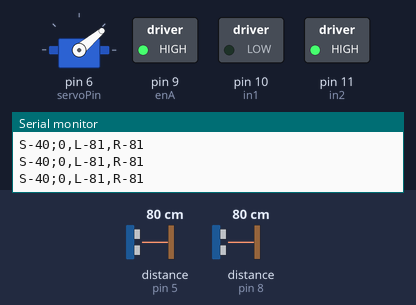
A sketch run on a simulated Arduino Uno, built with avr-gcc and run on an emulated ATmega328P. Shown: servo, switched loads named in the sketch (green lamp = pin HIGH), the last lines printed to the serial monitor. The test bench sets the inputs (shaded band); at power-on: distance to the obstacle (sensors on pin 5, pin 8) 80 cm. The echo pulse lasts 58.3 µs per cm.

Above: at 1.2 s.
1.3 s: distance to the obstacle (sensor on pin 5) set to 18 cm
At 2.6 s:
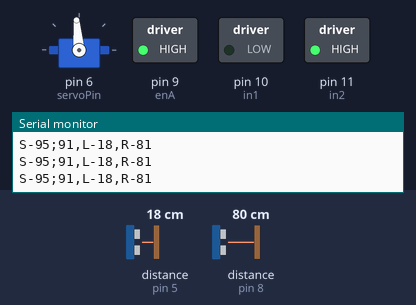
2.9 s: distance to the obstacle (sensor on pin 5) set to 2 cm
At 3.2 s:
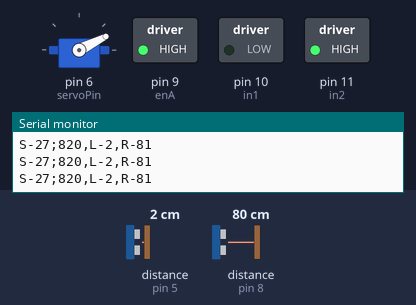
4.4 s: distance to the obstacle (sensor on pin 5) set to 4 cm
At 5.7 s:
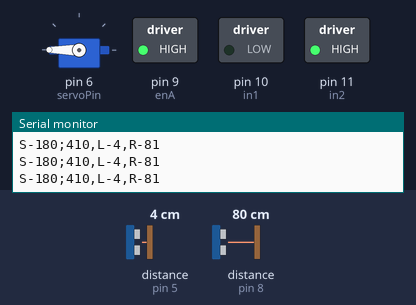
Timing chart, 0 to 7.4 s (numbered marks = the images above; inputs shaded):
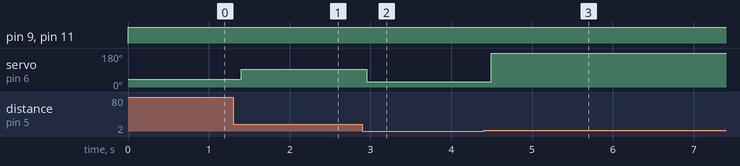

Measured:
- after the input at 1.3 s, servo on pin 6 (servoPin): 40° → 95° after 0.10 s
- after the input at 2.9 s, servo on pin 6 (servoPin): 95° → 27° after 0.06 s
- after the input at 4.4 s, servo on pin 6 (servoPin): 27° → 180° after 0.09 s

The sketch:

Qualifying_Match.ino
```cpp
#include <NewPing.h>
#include <Servo.h>

#define servoPin 6
Servo servo;
#define sensors 2
#define max_dist 400
NewPing sonar[sensors] ={
  NewPing( 4, 5,max_dist),//Left(trig,echo)
  NewPing( 7, 8,max_dist)//Right
};
//Global Variables
int Left,Right = 0;
int Rtotal_val,Rnew_val,Ltotal_val,Lnew_val = 0;
float St,gain = 0;
//Motor connections
int enA = 9;
int in1 = 10;
int in2 = 11;

long pM,pM2,pM3 = 0;
void setup(){
  pinMode(servoPin, OUTPUT);
  servo.attach(servoPin);
  servo.write(40);//Mid position
  pinMode(enA, OUTPUT);
  pinMode(in1, OUTPUT);
  pinMode(in2, OUTPUT);
   // Turn off motors - Initial state
  digitalWrite(in1, LOW);
  digitalWrite(in2, LOW);
  Serial.begin(9600);

}
void loop(){
  // Turn on motors
  digitalWrite(in1, LOW);
  digitalWrite(in2, HIGH);
  analogWrite(enA, 255);
 //unsigned long cM2 = millis();
   //if(cM2 -pM2 > 50){
    //pM2 = cM2;
    Left = sonar[0].ping_cm();
    Right = sonar[1].ping_cm();
    delay(50);
  // }
//unsigned long cM = millis();
//if(cM - pM > 200){
 // pM = cM;
if(Left < 41 && Right > 41){
    gain = 41.0/float(Left),
    St = round(gain*40.0),
    servo.write(St+4),
    delay(20);
}
if(Right < 41 && Left > 41){
    gain = float(Right)/41.0,
    St = round(gain*40.0),
    servo.write(St+4),
    delay(20);
}
     Serial.print("S-");Serial.print(servo.read());
     Serial.print(";");Serial.print(int(St));
     Serial.print(",L-");Serial.print(Left);
     Serial.print(",R-");Serial.println(Right);
//}
}
/*
void turn_left(){

}
void turn_right(){

}
*/
```
